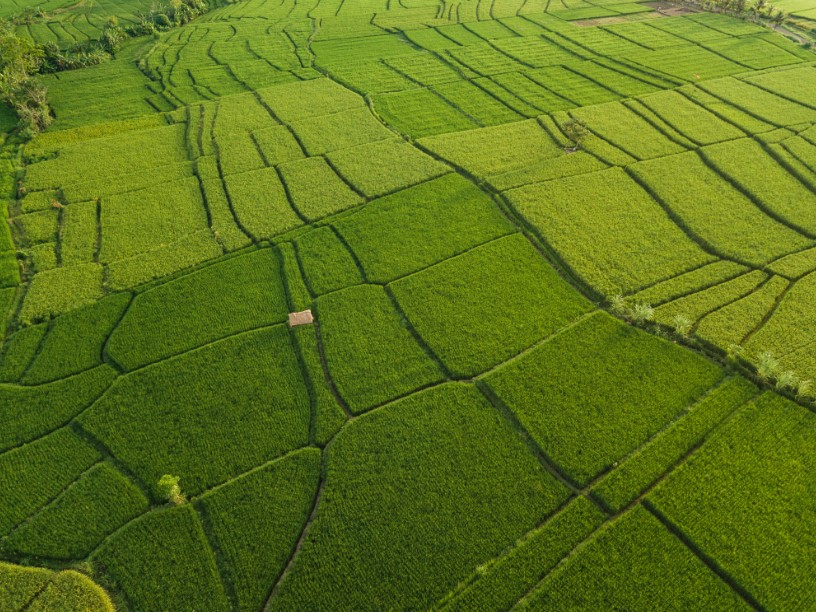
#> input picture Segmentation/Imagem.jpg, 816 x 612 px, found by its file name
$ python test01.py
#> lines starting #> are read from the running program, lines starting #| are printed output that depends on the picture; after the words box and inside, x2 and y2 are one past the last pixel; in counts of white or black regions, pixels touching at a corner belong together
import cv2
import numpy as np


img = cv2.imread("Segmentation/Imagem.jpg")
#> img is the input picture: shape (612, 816, 3); mean B, G, R 27.2, 115.2, 93.1

gray = cv2.cvtColor(img, cv2.COLOR_BGRA2GRAY)
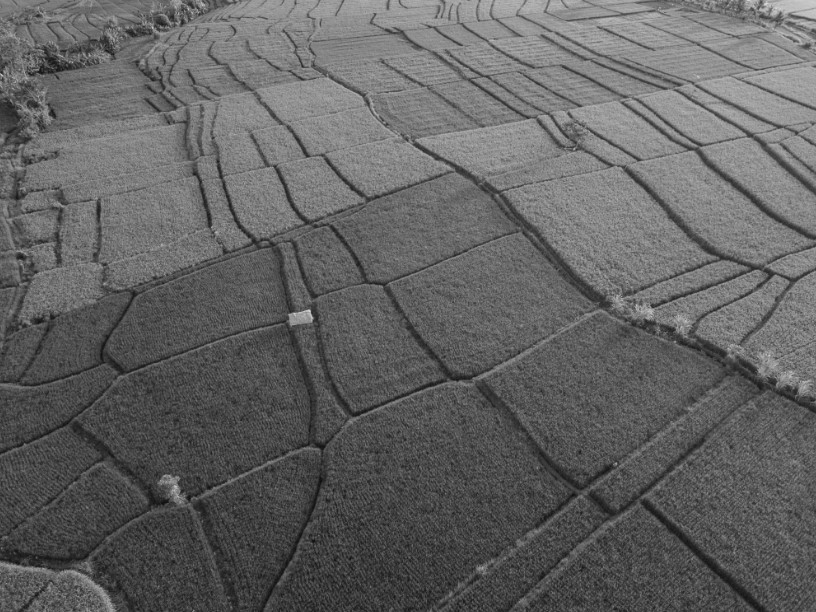
#> gray: shape (612, 816); min 12, max 219, mean 98.5
_ , tresh = cv2.threshold(gray, np.mean(gray), 255, cv2.THRESH_BINARY_INV)
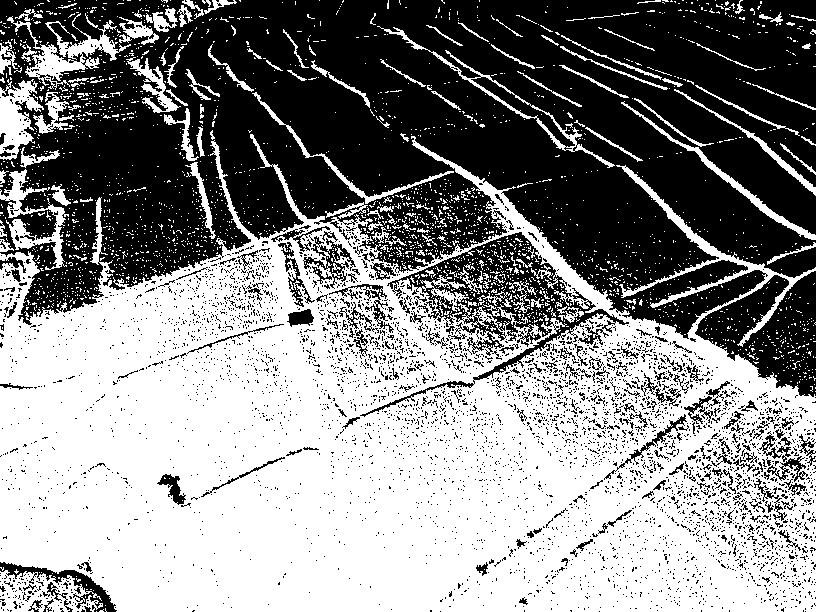
#> tresh: shape (612, 816); 53.5% white; 4587 black regions (4398 under 20 px)

#   PEGAR CONTORNOS
contours, hierarchy = cv2.findContours(tresh, cv2.RETR_LIST, cv2.CHAIN_APPROX_SIMPLE)
#> contours = 9139 contours, 8741 with area under 20; largest, box (x1, y1, x2, y2) and area: (0, 134, 816, 612) 268224, (386, 231, 630, 381) 11035, (0, 570, 103, 612) 2743, (377, 26, 615, 168) 2136, (7, 13, 131, 90) 1963
print(len(contours))
#| 9139

# PEGAR A MAIOR AREA
cnt = sorted(contours, key=cv2.contourArea)[-1]
#> cnt = contour of 3479 points, box (x1, y1, x2, y2) (0, 134, 816, 612), area 268224

mask = np.zeros((612, 816), dtype="uint8")

maskedRed = cv2.drawContours(mask,[cnt], -1, (0, 0, 255), -1)
#> maskedRed: shape (612, 816); every value is 0
maskedfinal = cv2.drawContours(mask,[cnt], -1, (255, 255, 255), -1)
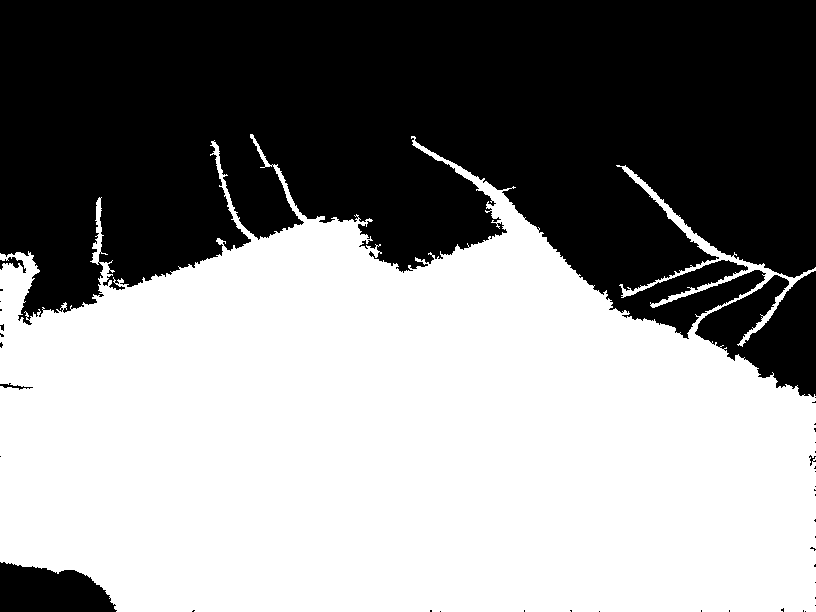
#> maskedfinal: shape (612, 816); 54.3% white; 42 black regions (36 under 20 px), largest, box (x1, y1, x2, y2) and area: (0, 0, 816, 339) 214788, (695, 271, 816, 397) 8592, (0, 562, 117, 612) 4439, (0, 257, 26, 273) 152, (0, 383, 33, 390) 75, (809, 455, 816, 466) 30

finalimg = cv2.bitwise_and(img, img, mask=maskedfinal)
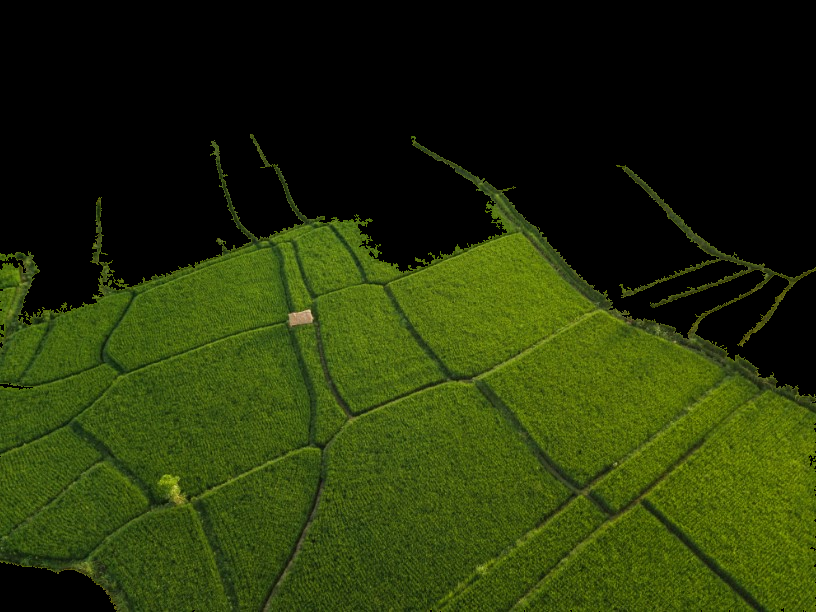
#> finalimg: shape (612, 816, 3); mean B, G, R 8.8, 49.9, 37.4

cv2.imshow("Imagem", img)
cv2.imshow("maskedfinal", finalimg)
cv2.waitKey(0)
cv2.destroyAllWindows()
